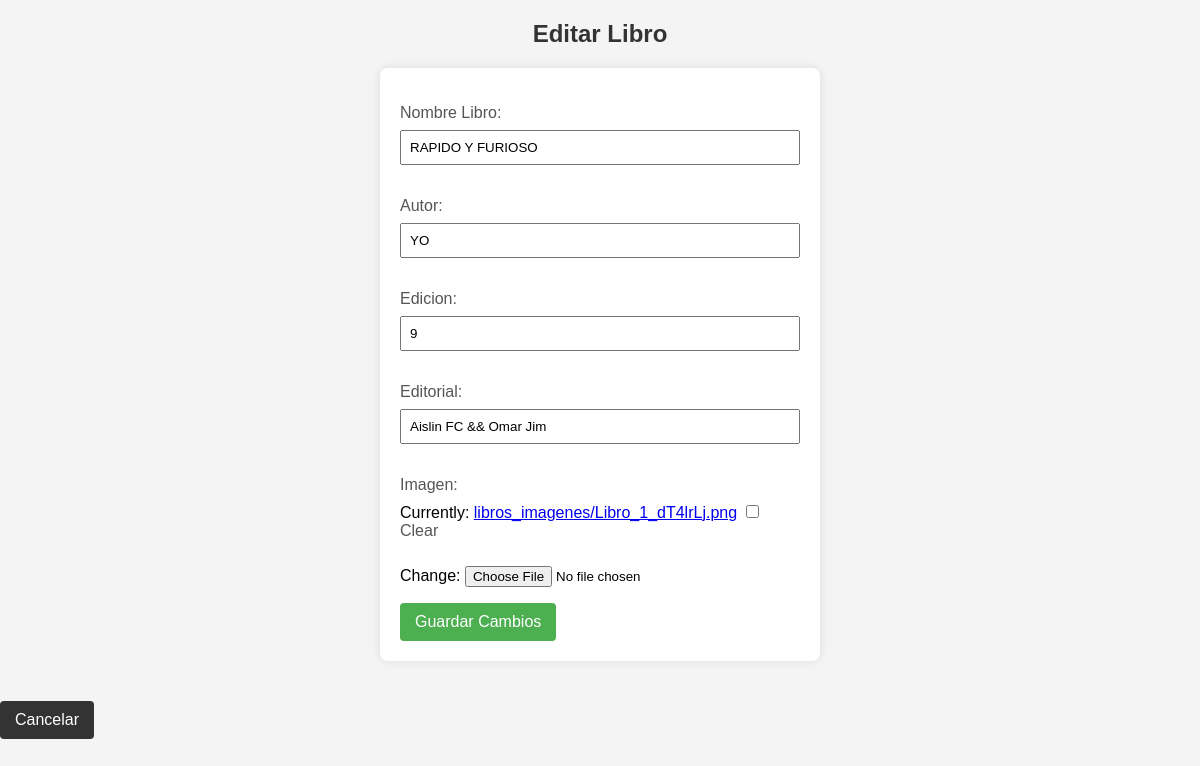
The app's page /editar_libro/10/ with its own data.
### api/models.py (models this page shows, shortened)
class Libro(models.Model):
    Nombre_Libro = models.CharField(max_length=255)
    Autor = models.CharField(max_length=255)
    Edicion = models.CharField(max_length=50)
    Editorial = models.CharField(max_length=100)
    Imagen = models.ImageField(upload_to='libros_imagenes/', null=True, blank=True)

### api/views.py (the view)
# urls.py: path('editar_libro/<int:libro_id>/', editar_libro, name='editar_libro'),
def editar_libro(request, libro_id):
    libro = get_object_or_404(Libro, id=libro_id)
    if request.method == 'POST':
        form = LibroForm(request.POST, instance=libro)
        if form.is_valid():
            form.save()
            return redirect('lista_libros')
    else:
        form = LibroForm(instance=libro)
    return render(request, 'editar_libro.html', {'form': form, 'libro': libro})

### api/forms.py
class LibroForm(forms.ModelForm):
    class Meta:
        model = Libro
        fields = ['Nombre_Libro', 'Autor', 'Edicion', 'Editorial', 'Imagen']

### api/templates/editar_libro.html (shortened to what this page needs)
{% load static %}
<!DOCTYPE html>
<html>
<head>
    <link rel="stylesheet"  href="{% static 'css/Editar_libro.css' %}">
</head>
<body>
    <h2>Editar Libro</h2>
    <form method="post" action="">
      {{ form.as_p }}
      <button type="submit">Guardar Cambios</button>
    </form>
    <a href="{% url 'lista_libros' %}" class="btn mt-4">Cancelar</a>
</body>
</html>

### api/static/css/Editar_libro.css (style rules this page uses)
body { font-family: Arial, sans-serif; background-color: #f4f4f4; margin: 0; padding: 0; }
h2 { color: #333; text-align: center; }
form { max-width: 400px; margin: 20px auto; background-color: #fff; padding: 20px; border-radius: 8px; box-shadow: 0 0 10px rgba(0, 0, 0, 0.1); }
label { display: block; margin-bottom: 8px; color: #555; }
input[type="text"] { width: 100%; padding: 8px; margin-bottom: 16px; box-sizing: border-box; }
button { background-color: #4caf50; color: #fff; padding: 10px 15px; border: none; border-radius: 4px; cursor: pointer; font-size: 16px; }
a.btn { display: inline-block; background-color: #333; color: #fff; padding: 10px 15px; text-decoration: none; border-radius: 4px; margin-top: 20px; }

### records on screen
Libro: Nombre_Libro "RAPIDO Y FURIOSO", Autor "YO", Edicion "9", Editorial "Aislin FC && Omar Jim"
